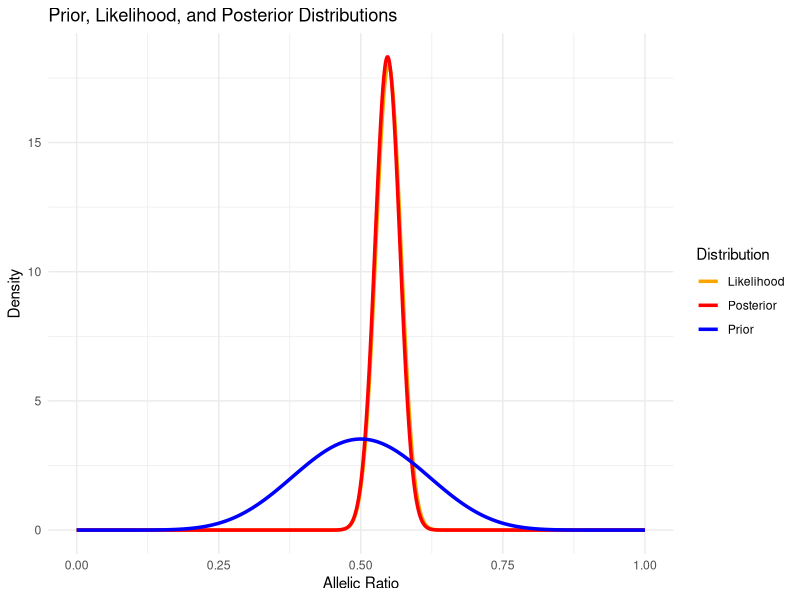

Generate this figure with R:
### Function to perform a bayesian update of allele specifc expression data ###
### Here we make some assumptions about the data. 
### For autosomal genes, we assume that the allelic ratio is centered around 0.5 with some flexibility
### For X chromosome genes in females, we assume that the allelic ratio is biased towards 1 or 0
### Therefore, we can use a beta distribution to model the allelic ratio. For autosomal genes a prior of Beta(10, 10) fits our expectation.
### Whereas, for X chromosome genes in females, we can use a prior of Beta(0.5, 0.5) to reflect the expected bias.

### NOTE: I restricted the use for genes with > 10 SNPs but this can be relaxed.

# The bayes function requires the following parameters:
# - ref: number of reference reads
# - alt: number of alternative reads
# - alpha: prior alpha parameter for the beta distribution
# - beta: prior beta parameter for the beta distribution
# - null: null hypothesis value for the allelic ratio
# - tail: direction of the test (two.sided, less, greater)

bayes_function <- function(ref, alt, alpha, beta, null = 0.5, tail = c("two.sided","less","greater")){
  tail <- match.arg(tail)
  n <- ref + alt
  k <- ref
  a <- alpha + k
  b <- beta  + (n - k)

  post_mean <- a / (a + b)
  ci <- qbeta(c(0.025, 0.975), a, b)

  # posterior tail(s) at 'null'
  if (tail == "greater") {
    p <- 1 - pbeta(null, a, b)
  } else if (tail == "less") {
    p <- pbeta(null, a, b)
  } else { # two.sided
    q_gt <- 1 - pbeta(null, a, b)
    p <- 2 * pmin(q_gt, 1 - q_gt)
  }
  p <- pmax(p, .Machine$double.xmin)

  mag <- -log10(p)
  score <- sign(post_mean - null) * mag

  list(
    posterior = paste0("Beta(", a, ", ", b, ")"),
    mean = post_mean,
    ci_95 = ci,
    p_post = p,
    score_postP = score
  )
}

# The weighted score aggregates the posterior scores using the total read counts as weights
weighted_score <- function(results_list, ref_reads, alt_reads) {
  # Extract the posterior scores from the results list
  post_scores <- results_list$score_postP
  
  # Calculate the total read counts for each SNP to use as weights
  total_reads <- ref_reads + alt_reads
  
  # Calculate the weighted average of the scores
  weighted_score <- sum(post_scores * total_reads) / sum(total_reads)
  
  # Return the final weighted score
  return(weighted_score)
}

# The weighted mean aggregates the posterior means using the total read counts as weights
weighted_mean <- function(results_list, ref_reads, alt_reads) {
  # Extract the posterior means from the results list
  post_means <- results_list$mean
  
  # Calculate the total read counts for each SNP to use as weights
  total_reads <- ref_reads + alt_reads
  
  # Calculate the weighted mean
  weighted_mean <- sum(post_means * total_reads) / sum(total_reads)
  
  # Return the final weighted mean
  return(weighted_mean)
}


# Example use
library(ggplot2)
library(tidyr)
library(dplyr)

ref_reads <- c(18, 25, 30, 22, 27, 19, 35, 40, 28, 32)
alt_reads <- c(12, 20, 15, 18, 23, 21, 30, 35, 25, 28)

results <- bayes_function(ref_reads, alt_reads, alpha = 10, beta = 10, null = 0.5, tail = "two.sided")

weighted_score(results, ref_reads, alt_reads)
weighted_mean(results, ref_reads, alt_reads)


k <- sum(ref_reads)
n <- sum(ref_reads + alt_reads)

# Prior parameters
alpha <- 10
beta <- 10

# Posterior parameters
post_alpha <- alpha + k
post_beta <- beta + n - k

# Likelihood parameters (for visualization as Beta)
like_alpha <- k + 1
like_beta <- n - k + 1

# Create theta grid
theta <- seq(0, 1, length.out = 1000)

# Calculate densities
prior <- dbeta(theta, alpha, beta)
likelihood <- dbeta(theta, like_alpha, like_beta)
posterior <- dbeta(theta, post_alpha, post_beta)

# Combine into a data frame for ggplot
df <- tibble(
  theta = theta,
  Prior = prior,
  Likelihood = likelihood,
  Posterior = posterior
) %>%
  pivot_longer(-theta, names_to = "Distribution", values_to = "Density")

# Plot
pdf('Bayes_example.pdf')
ggplot(df, aes(x = theta, y = Density, color = Distribution)) +
  geom_line(size = 1.2) +
  labs(
    title = "Prior, Likelihood, and Posterior Distributions",
    x = "Allelic Ratio",
    y = "Density"
  ) +
  theme_minimal() +
  scale_color_manual(values = c("Prior" = "blue", "Likelihood" = "orange", "Posterior" = "red"))
dev.off()